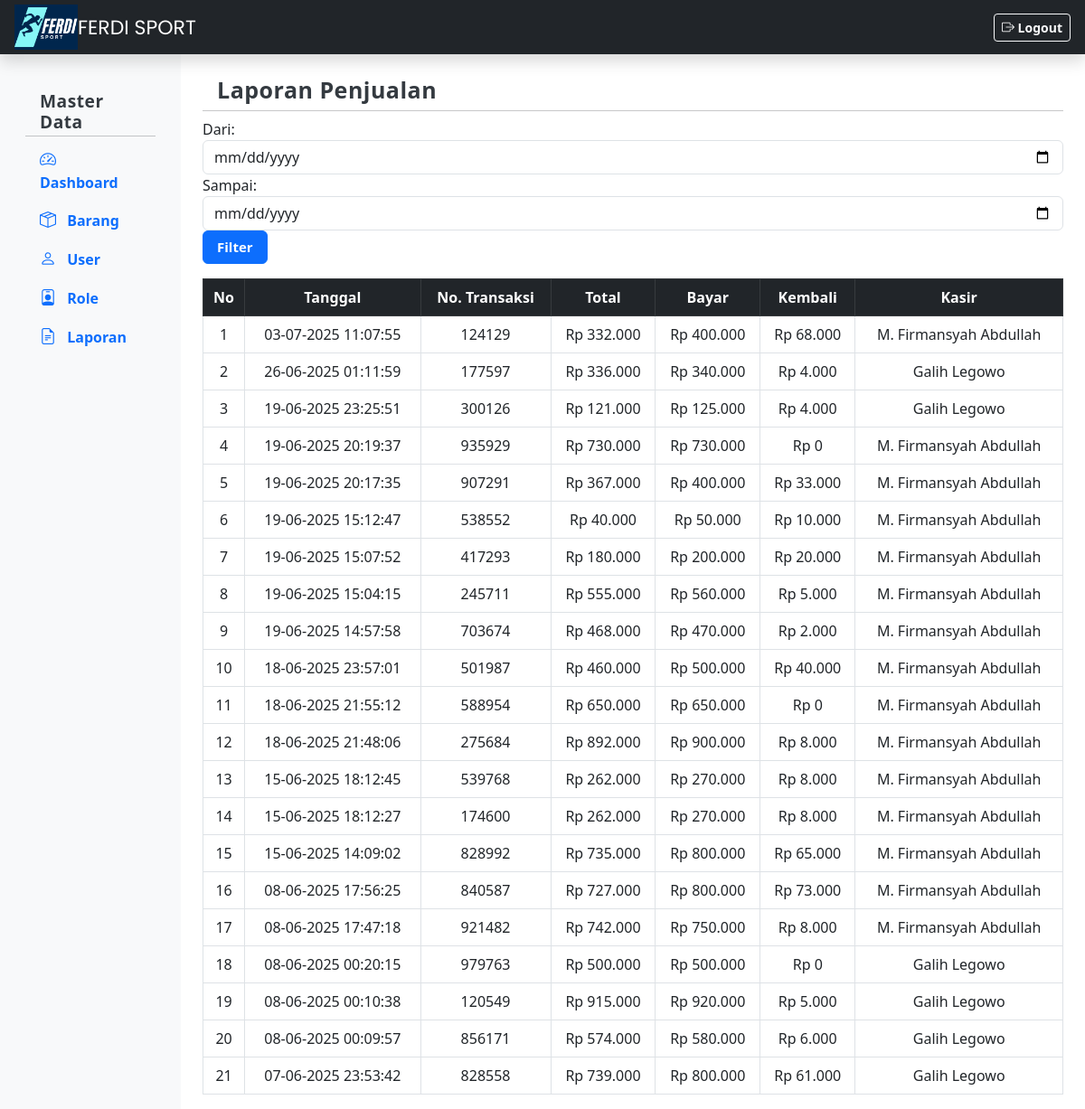
The app's page /index.php?page=laporan/laporan (signed in) with its own data.
### tables this page shows
CREATE TABLE `transaksi` (
  `id_transaksi` int(11) NOT NULL,
  `tanggal_waktu` datetime NOT NULL,
  `nomor` varchar(20) NOT NULL,
  `total` int(11) NOT NULL,
  `nama` varchar(50) NOT NULL,
  `bayar` int(11) NOT NULL,
  `kembali` int(11) NOT NULL
);

### page/laporan/laporan.php (the view, shortened to what this page needs)
<?php
include 'koneksidb.php';
$where = '';
$query = "SELECT * FROM transaksi $where ORDER BY tanggal_waktu DESC";
$result = mysqli_query($dbconnect, $query);
?>
<h6 class="sidebar-heading d-flex justify-content-between align-items-center px-3 mt-4 mb-1 text-muted" style="font-size: 25px;">
  <span>Laporan Penjualan</span>
</h6>
<hr class="my-2">
<form method="post" class="form-inline mb-3">
        <label class="mr-2">Dari:</label>
        <input type="date" name="dari" class="form-control mr-2" required>
        <label class="mr-2">Sampai:</label>
        <input type="date" name="sampai" class="form-control mr-2" required>
        <button type="submit" name="filter_tanggal" class="btn btn-primary">Filter</button>
    </form>
    <table class="table table-bordered">
        <thead class="table-dark">
            <tr>
                <th>No</th>
                <th>Tanggal</th>
                <th>No. Transaksi</th>
                <th>Total</th>
                <th>Bayar</th>
                <th>Kembali</th>
                <th>Kasir</th>
            </tr>
        </thead>
        <tbody>
            <?php
            $no = 1;
            while ($row = mysqli_fetch_assoc($result)) {
            ?>
            <tr>
                <td><?= $no++ ?></td>
                <td><?= date('d-m-Y H:i:s', strtotime($row['tanggal_waktu'])) ?></td>
                <td><?= $row['nomor'] ?></td>
                <td>Rp <?= number_format($row['total'], 0, ',', '.') ?></td>
                <td>Rp <?= number_format($row['bayar'], 0, ',', '.') ?></td>
                <td>Rp <?= number_format($row['kembali'], 0, ',', '.') ?></td>
                <td><?= $row['nama'] ?></td>
            </tr>
            <?php } ?>
        </tbody>
    </table>
</div>

### css/style.css (style rules this page uses)
.sidebar-heading { font-size: 1.2rem; font-weight: bold; letter-spacing: 0.5px; color: #006cca; }
.table thead { background-color: #212529; color: white; font-size: 16px; }
.table td, .table th { vertical-align: middle; text-align: center; }
.btn-primary { font-size: 15px; padding: 6px 15px; font-weight: bold; }
.sidebar-heading span { font-weight: bold; color: #343a40; }

### records on screen
transaksi: tanggal_waktu "03-07-2025 11:07:55", nomor "124129", total "332.000", bayar "400.000", kembali "68.000", nama "M. Firmansyah Abdullah"
transaksi: tanggal_waktu "26-06-2025 01:11:59", nomor "177597", total "336.000", bayar "340.000", kembali "4.000", nama "Galih Legowo"
transaksi: tanggal_waktu "19-06-2025 23:25:51", nomor "300126", total "121.000", bayar "125.000", kembali "4.000", nama "Galih Legowo"
transaksi: tanggal_waktu "19-06-2025 20:19:37", nomor "935929", total "730.000", bayar "730.000", kembali "0", nama "M. Firmansyah Abdullah"
transaksi: tanggal_waktu "19-06-2025 20:17:35", nomor "907291", total "367.000", bayar "400.000", kembali "33.000", nama "M. Firmansyah Abdullah"
transaksi: tanggal_waktu "19-06-2025 15:12:47", nomor "538552", total "40.000", bayar "50.000", kembali "10.000", nama "M. Firmansyah Abdullah"
transaksi: tanggal_waktu "19-06-2025 15:07:52", nomor "417293", total "180.000", bayar "200.000", kembali "20.000", nama "M. Firmansyah Abdullah"
transaksi: tanggal_waktu "19-06-2025 15:04:15", nomor "245711", total "555.000", bayar "560.000", kembali "5.000", nama "M. Firmansyah Abdullah"
transaksi: tanggal_waktu "19-06-2025 14:57:58", nomor "703674", total "468.000", bayar "470.000", kembali "2.000", nama "M. Firmansyah Abdullah"
transaksi: tanggal_waktu "18-06-2025 23:57:01", nomor "501987", total "460.000", bayar "500.000", kembali "40.000", nama "M. Firmansyah Abdullah"
transaksi: tanggal_waktu "18-06-2025 21:55:12", nomor "588954", total "650.000", bayar "650.000", kembali "0", nama "M. Firmansyah Abdullah"
transaksi: tanggal_waktu "18-06-2025 21:48:06", nomor "275684", total "892.000", bayar "900.000", kembali "8.000", nama "M. Firmansyah Abdullah"
transaksi: tanggal_waktu "15-06-2025 18:12:45", nomor "539768", total "262.000", bayar "270.000", kembali "8.000", nama "M. Firmansyah Abdullah"
transaksi: tanggal_waktu "15-06-2025 18:12:27", nomor "174600", total "262.000", bayar "270.000", kembali "8.000", nama "M. Firmansyah Abdullah"
transaksi: tanggal_waktu "15-06-2025 14:09:02", nomor "828992", total "735.000", bayar "800.000", kembali "65.000", nama "M. Firmansyah Abdullah"
transaksi: tanggal_waktu "08-06-2025 17:56:25", nomor "840587", total "727.000", bayar "800.000", kembali "73.000", nama "M. Firmansyah Abdullah"
transaksi: tanggal_waktu "08-06-2025 17:47:18", nomor "921482", total "742.000", bayar "750.000", kembali "8.000", nama "M. Firmansyah Abdullah"
transaksi: tanggal_waktu "08-06-2025 00:20:15", nomor "979763", total "500.000", bayar "500.000", kembali "0", nama "Galih Legowo"
transaksi: tanggal_waktu "08-06-2025 00:10:38", nomor "120549", total "915.000", bayar "920.000", kembali "5.000", nama "Galih Legowo"
transaksi: tanggal_waktu "08-06-2025 00:09:57", nomor "856171", total "574.000", bayar "580.000", kembali "6.000", nama "Galih Legowo"
transaksi: tanggal_waktu "07-06-2025 23:53:42", nomor "828558", total "739.000", bayar "800.000", kembali "61.000", nama "Galih Legowo"
